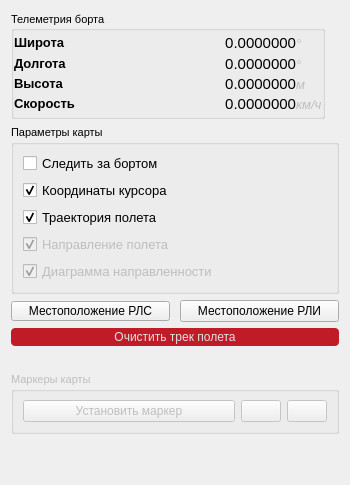
      <widget class="QWidget" name="mapTab">
       <property name="minimumSize">
        <size>
         <width>350</width>
         <height>0</height>
        </size>
       </property>
       <attribute name="title">
        <string>Map</string>
       </attribute>
       <layout class="QGridLayout" name="gridLayout_4">
        <item row="2" column="0">
         <widget class="QGroupBox" name="checkersGBox">
          <property name="sizePolicy">
           <sizepolicy hsizetype="Expanding" vsizetype="Preferred">
            <horstretch>0</horstretch>
            <verstretch>0</verstretch>
           </sizepolicy>
          </property>
          <property name="font">
           <font>
            <family>Ubuntu</family>
            <pointsize>8</pointsize>
           </font>
          </property>
          <property name="title">
           <string>Параметры карты</string>
          </property>
          <property name="flat">
           <bool>true</bool>
          </property>
          <layout class="QVBoxLayout" name="verticalLayout">
           <item>
            <widget class="QCheckBox" name="checkBox">
             <property name="font">
              <font>
               <family>Ubuntu</family>
               <pointsize>10</pointsize>
              </font>
             </property>
             <property name="text">
              <string>Следить за бортом</string>
             </property>
             <property name="icon">
              <iconset resource="images.qrc">
               <normaloff>:/ui-resources/planeSmall.png</normaloff>:/ui-resources/planeSmall.png</iconset>
             </property>
            </widget>
           </item>
           <item>
            <widget class="QCheckBox" name="checkBox_drawTooltip">
             <property name="font">
              <font>
               <family>Ubuntu</family>
               <pointsize>10</pointsize>
              </font>
             </property>
             <property name="text">
              <string>Координаты курсора</string>
             </property>
             <property name="icon">
              <iconset resource="images.qrc">
               <normaloff>:/ui-resources/gps (1).png</normaloff>:/ui-resources/gps (1).png</iconset>
             </property>
             <property name="checked">
              <bool>true</bool>
             </property>
            </widget>
           </item>
           <item>
            <widget class="QCheckBox" name="checkBox_drawTrack">
             <property name="enabled">
              <bool>true</bool>
             </property>
             <property name="font">
              <font>
               <family>Ubuntu</family>
               <pointsize>10</pointsize>
              </font>
             </property>
             <property name="text">
              <string>Траектория полета</string>
             </property>
             <property name="icon">
              <iconset resource="images.qrc">
               <normaloff>:/ui-resources/route.png</normaloff>:/ui-resources/route.png</iconset>
             </property>
             <property name="checkable">
              <bool>true</bool>
             </property>
             <property name="checked">
              <bool>true</bool>
             </property>
             <property name="tristate">
              <bool>false</bool>
             </property>
            </widget>
           </item>
           <item>
            <widget class="QCheckBox" name="checkBox_drawPredict">
             <property name="enabled">
              <bool>false</bool>
             </property>
             <property name="font">
              <font>
               <family>Ubuntu</family>
               <pointsize>10</pointsize>
              </font>
             </property>
             <property name="text">
              <string>Направление полета</string>
             </property>
             <property name="icon">
              <iconset resource="images.qrc">
               <normaloff>:/ui-resources/path.png</normaloff>:/ui-resources/path.png</iconset>
             </property>
             <property name="checked">
              <bool>true</bool>
             </property>
            </widget>
           </item>
           <item>
            <widget class="QCheckBox" name="checkBox_drawDiagram">
             <property name="enabled">
              <bool>false</bool>
             </property>
             <property name="font">
              <font>
               <family>Ubuntu</family>
               <pointsize>10</pointsize>
              </font>
             </property>
             <property name="text">
              <string>Диаграмма направленности</string>
             </property>
             <property name="icon">
              <iconset resource="images.qrc">
               <normaloff>:/ui-resources/radar.png</normaloff>:/ui-resources/radar.png</iconset>
             </property>
             <property name="checked">
              <bool>true</bool>
             </property>
            </widget>
           </item>
          </layout>
         </widget>
        </item>
        <item row="7" column="0">
         <spacer name="verticalSpacer">
          <property name="orientation">
           <enum>Qt::Vertical</enum>
          </property>
          <property name="sizeHint" stdset="0">
           <size>
            <width>20</width>
            <height>40</height>
           </size>
          </property>
         </spacer>
        </item>
        <item row="3" column="0">
         <widget class="QFrame" name="frame">
          <property name="frameShape">
           <enum>QFrame::NoFrame</enum>
          </property>
          <property name="frameShadow">
           <enum>QFrame::Raised</enum>
          </property>
          <layout class="QGridLayout" name="gridLayout_7">
           <property name="leftMargin">
            <number>0</number>
           </property>
           <property name="topMargin">
            <number>0</number>
           </property>
           <property name="rightMargin">
            <number>0</number>
           </property>
           <property name="bottomMargin">
            <number>0</number>
           </property>
           <property name="horizontalSpacing">
            <number>10</number>
           </property>
           <property name="verticalSpacing">
            <number>0</number>
           </property>
           <item row="0" column="0">
            <widget class="QPushButton" name="pushButton_panGPS">
             <property name="maximumSize">
              <size>
               <width>16777215</width>
               <height>20</height>
              </size>
             </property>
             <property name="font">
              <font>
               <family>Ubuntu</family>
               <pointsize>9</pointsize>
              </font>
             </property>
             <property name="text">
              <string>Местоположение РЛС</string>
             </property>
             <property name="icon">
              <iconset resource="images.qrc">
               <normaloff>:/ui-resources/gps.png</normaloff>:/ui-resources/gps.png</iconset>
             </property>
             <property name="iconSize">
              <size>
               <width>16</width>
               <height>16</height>
              </size>
             </property>
             <property name="flat">
              <bool>false</bool>
             </property>
            </widget>
           </item>
           <item row="0" column="1">
            <widget class="QPushButton" name="pushButton_panImage">
             <property name="font">
              <font>
               <family>Ubuntu</family>
               <pointsize>9</pointsize>
              </font>
             </property>
             <property name="text">
              <string>Местоположение РЛИ</string>
             </property>
             <property name="icon">
              <iconset resource="images.qrc">
               <normaloff>:/ui-resources/photo.png</normaloff>:/ui-resources/photo.png</iconset>
             </property>
             <property name="iconSize">
              <size>
               <width>16</width>
               <height>16</height>
              </size>
             </property>
             <property name="flat">
              <bool>false</bool>
             </property>
            </widget>
           </item>
          </layout>
         </widget>
        </item>
        <item row="4" column="0">
         <widget class="QPushButton" name="pushButton_clearTrack">
          <property name="font">
           <font>
            <family>Ubuntu</family>
            <pointsize>9</pointsize>
           </font>
          </property>
          <property name="styleSheet">
           <string notr="true">QPushButton {
  background-color: rgb(192, 28, 40);
  color: #E0E1E3;
  border-radius: 4px;
  padding: 2px;
  outline: none;
  border: none;
}

QPushButton:hover {
  background-color: rgb(246, 97, 81);
  color: #E0E1E3;
}

QPushButton:pressed {
  background-color: rgb(165, 29, 45);
}

QPushButton:selected {
  background: #60798B;
  color: #E0E1E3;
}</string>
          </property>
          <property name="text">
           <string>Очистить трек полета</string>
          </property>
          <property name="icon">
           <iconset resource="images.qrc">
            <normaloff>:/ui-resources/eraser.png</normaloff>:/ui-resources/eraser.png</iconset>
          </property>
          <property name="iconSize">
           <size>
            <width>12</width>
            <height>12</height>
           </size>
          </property>
          <property name="autoDefault">
           <bool>false</bool>
          </property>
          <property name="default">
           <bool>false</bool>
          </property>
         </widget>
        </item>
        <item row="5" column="0">
         <spacer name="verticalSpacer_3">
          <property name="orientation">
           <enum>Qt::Vertical</enum>
          </property>
          <property name="sizeType">
           <enum>QSizePolicy::Fixed</enum>
          </property>
          <property name="sizeHint" stdset="0">
           <size>
            <width>20</width>
            <height>20</height>
           </size>
          </property>
         </spacer>
        </item>
        <item row="0" column="0">
         <widget class="QGroupBox" name="telemetryGBox">
          <property name="sizePolicy">
           <sizepolicy hsizetype="Expanding" vsizetype="Preferred">
            <horstretch>0</horstretch>
            <verstretch>0</verstretch>
           </sizepolicy>
          </property>
          <property name="minimumSize">
           <size>
            <width>0</width>
            <height>0</height>
           </size>
          </property>
          <property name="font">
           <font>
            <family>Ubuntu</family>
            <pointsize>8</pointsize>
           </font>
          </property>
          <property name="title">
           <string>Телеметрия борта</string>
          </property>
          <property name="alignment">
           <set>Qt::AlignLeading|Qt::AlignLeft|Qt::AlignVCenter</set>
          </property>
          <property name="flat">
           <bool>false</bool>
          </property>
          <property name="checkable">
           <bool>false</bool>
          </property>
          <layout class="QGridLayout" name="gridLayout_3" rowstretch="0,0,0,0">
           <property name="sizeConstraint">
            <enum>QLayout::SetFixedSize</enum>
           </property>
           <property name="leftMargin">
            <number>0</number>
           </property>
           <property name="topMargin">
            <number>3</number>
           </property>
           <property name="rightMargin">
            <number>0</number>
           </property>
           <property name="bottomMargin">
            <number>3</number>
           </property>
           <property name="horizontalSpacing">
            <number>0</number>
           </property>
           <property name="verticalSpacing">
            <number>2</number>
           </property>
           <item row="1" column="3">
            <widget class="QLabel" name="label_d_telemetrylonpost">
             <property name="enabled">
              <bool>false</bool>
             </property>
             <property name="sizePolicy">
              <sizepolicy hsizetype="Preferred" vsizetype="Preferred">
               <horstretch>0</horstretch>
               <verstretch>0</verstretch>
              </sizepolicy>
             </property>
             <property name="font">
              <font>
               <family>Ubuntu</family>
               <pointsize>10</pointsize>
               <italic>true</italic>
              </font>
             </property>
             <property name="lineWidth">
              <number>0</number>
             </property>
             <property name="text">
              <string>°</string>
             </property>
             <property name="margin">
              <number>0</number>
             </property>
             <property name="indent">
              <number>-1</number>
             </property>
            </widget>
           </item>
           <item row="3" column="0">
            <widget class="QLabel" name="label_d_telemetryspd">
             <property name="sizePolicy">
              <sizepolicy hsizetype="Preferred" vsizetype="Preferred">
               <horstretch>0</horstretch>
               <verstretch>0</verstretch>
              </sizepolicy>
             </property>
             <property name="font">
              <font>
               <family>Ubuntu</family>
               <pointsize>10</pointsize>
               <weight>75</weight>
               <bold>true</bold>
              </font>
             </property>
             <property name="text">
              <string>Скорость</string>
             </property>
             <property name="textFormat">
              <enum>Qt::RichText</enum>
             </property>
            </widget>
           </item>
           <item row="1" column="2">
            <widget class="QLabel" name="label_c_telemetrylon">
             <property name="sizePolicy">
              <sizepolicy hsizetype="Preferred" vsizetype="Preferred">
               <horstretch>0</horstretch>
               <verstretch>0</verstretch>
              </sizepolicy>
             </property>
             <property name="font">
              <font>
               <family>Ubuntu</family>
               <pointsize>11</pointsize>
              </font>
             </property>
             <property name="text">
              <string>0.0000000</string>
             </property>
             <property name="textFormat">
              <enum>Qt::RichText</enum>
             </property>
             <property name="alignment">
              <set>Qt::AlignRight|Qt::AlignTrailing|Qt::AlignVCenter</set>
             </property>
             <property name="textInteractionFlags">
              <set>Qt::LinksAccessibleByMouse|Qt::TextSelectableByMouse</set>
             </property>
            </widget>
           </item>
           <item row="3" column="3">
            <widget class="QLabel" name="label_d_telemetryspdpost">
             <property name="enabled">
              <bool>false</bool>
             </property>
             <property name="sizePolicy">
              <sizepolicy hsizetype="Preferred" vsizetype="Preferred">
               <horstretch>0</horstretch>
               <verstretch>0</verstretch>
              </sizepolicy>
             </property>
             <property name="maximumSize">
              <size>
               <width>1677</width>
               <height>16777215</height>
              </size>
             </property>
             <property name="font">
              <font>
               <family>Ubuntu</family>
               <pointsize>10</pointsize>
               <italic>true</italic>
              </font>
             </property>
             <property name="lineWidth">
              <number>0</number>
             </property>
             <property name="text">
              <string>км/ч</string>
             </property>
             <property name="margin">
              <number>0</number>
             </property>
             <property name="indent">
              <number>-1</number>
             </property>
            </widget>
           </item>
           <item row="0" column="2">
            <widget class="QLabel" name="label_c_telemetrylat">
             <property name="sizePolicy">
              <sizepolicy hsizetype="Preferred" vsizetype="Preferred">
               <horstretch>0</horstretch>
               <verstretch>0</verstretch>
              </sizepolicy>
             </property>
             <property name="font">
              <font>
               <family>Ubuntu</family>
               <pointsize>11</pointsize>
              </font>
             </property>
             <property name="text">
              <string>0.0000000</string>
             </property>
             <property name="textFormat">
              <enum>Qt::RichText</enum>
             </property>
             <property name="alignment">
              <set>Qt::AlignRight|Qt::AlignTrailing|Qt::AlignVCenter</set>
             </property>
             <property name="textInteractionFlags">
              <set>Qt::LinksAccessibleByMouse|Qt::TextSelectableByMouse</set>
             </property>
            </widget>
           </item>
           <item row="1" column="0">
            <widget class="QLabel" name="label_d_telemetrylon">
             <property name="sizePolicy">
              <sizepolicy hsizetype="Preferred" vsizetype="Preferred">
               <horstretch>0</horstretch>
               <verstretch>0</verstretch>
              </sizepolicy>
             </property>
             <property name="font">
              <font>
               <family>Ubuntu</family>
               <pointsize>10</pointsize>
               <weight>75</weight>
               <bold>true</bold>
              </font>
             </property>
             <property name="text">
              <string>Долгота</string>
             </property>
             <property name="textFormat">
              <enum>Qt::RichText</enum>
             </property>
            </widget>
           </item>
           <item row="0" column="3">
            <widget class="QLabel" name="label_d_telemetrylatpost">
             <property name="enabled">
              <bool>false</bool>
             </property>
             <property name="sizePolicy">
              <sizepolicy hsizetype="Preferred" vsizetype="Preferred">
               <horstretch>0</horstretch>
               <verstretch>0</verstretch>
              </sizepolicy>
             </property>
             <property name="font">
              <font>
               <family>Ubuntu</family>
               <pointsize>10</pointsize>
               <italic>true</italic>
              </font>
             </property>
             <property name="lineWidth">
              <number>0</number>
             </property>
             <property name="text">
              <string>°</string>
             </property>
             <property name="margin">
              <number>0</number>
             </property>
             <property name="indent">
              <number>-1</number>
             </property>
            </widget>
           </item>
           <item row="0" column="0">
            <widget class="QLabel" name="label_d_telemetrylat">
             <property name="sizePolicy">
              <sizepolicy hsizetype="Preferred" vsizetype="Preferred">
               <horstretch>0</horstretch>
               <verstretch>0</verstretch>
              </sizepolicy>
             </property>
             <property name="font">
              <font>
               <family>Ubuntu</family>
               <pointsize>10</pointsize>
               <weight>75</weight>
               <bold>true</bold>
              </font>
             </property>
             <property name="text">
              <string>Широта</string>
             </property>
             <property name="textFormat">
              <enum>Qt::RichText</enum>
             </property>
            </widget>
           </item>
           <item row="3" column="2">
            <widget class="QLabel" name="label_c_telemetryspd">
             <property name="sizePolicy">
              <sizepolicy hsizetype="Preferred" vsizetype="Preferred">
               <horstretch>0</horstretch>
               <verstretch>0</verstretch>
              </sizepolicy>
             </property>
             <property name="font">
              <font>
               <family>Ubuntu</family>
               <pointsize>11</pointsize>
              </font>
             </property>
             <property name="text">
              <string>0.0000000</string>
             </property>
             <property name="textFormat">
              <enum>Qt::RichText</enum>
             </property>
             <property name="alignment">
              <set>Qt::AlignRight|Qt::AlignTrailing|Qt::AlignVCenter</set>
             </property>
             <property name="textInteractionFlags">
              <set>Qt::LinksAccessibleByMouse|Qt::TextSelectableByMouse</set>
             </property>
            </widget>
           </item>
           <item row="0" column="1">
            <spacer name="horizontalSpacer_2">
             <property name="orientation">
              <enum>Qt::Horizontal</enum>
             </property>
             <property name="sizeHint" stdset="0">
              <size>
               <width>150</width>
               <height>20</height>
              </size>
             </property>
            </spacer>
           </item>
           <item row="3" column="1">
            <spacer name="horizontalSpacer">
             <property name="orientation">
              <enum>Qt::Horizontal</enum>
             </property>
             <property name="sizeType">
              <enum>QSizePolicy::Fixed</enum>
             </property>
             <property name="sizeHint" stdset="0">
              <size>
               <width>0</width>
               <height>1</height>
              </size>
             </property>
            </spacer>
           </item>
           <item row="2" column="0">
            <widget class="QLabel" name="label_d_telemetryelv">
             <property name="sizePolicy">
              <sizepolicy hsizetype="Preferred" vsizetype="Preferred">
               <horstretch>0</horstretch>
               <verstretch>0</verstretch>
              </sizepolicy>
             </property>
             <property name="font">
              <font>
               <family>Ubuntu</family>
               <pointsize>10</pointsize>
               <weight>75</weight>
               <bold>true</bold>
              </font>
             </property>
             <property name="text">
              <string>Высота</string>
             </property>
             <property name="textFormat">
              <enum>Qt::RichText</enum>
             </property>
            </widget>
           </item>
           <item row="2" column="2">
            <widget class="QLabel" name="label_c_telemetryelv">
             <property name="sizePolicy">
              <sizepolicy hsizetype="Preferred" vsizetype="Preferred">
               <horstretch>0</horstretch>
               <verstretch>0</verstretch>
              </sizepolicy>
             </property>
             <property name="font">
              <font>
               <family>Ubuntu</family>
               <pointsize>11</pointsize>
              </font>
             </property>
             <property name="text">
              <string>0.0000000</string>
             </property>
             <property name="textFormat">
              <enum>Qt::RichText</enum>
             </property>
             <property name="alignment">
              <set>Qt::AlignRight|Qt::AlignTrailing|Qt::AlignVCenter</set>
             </property>
             <property name="textInteractionFlags">
              <set>Qt::LinksAccessibleByMouse|Qt::TextSelectableByMouse</set>
             </property>
            </widget>
           </item>
           <item row="2" column="3">
            <widget class="QLabel" name="label_d_telemetryelvpost">
             <property name="enabled">
              <bool>false</bool>
             </property>
             <property name="sizePolicy">
              <sizepolicy hsizetype="Preferred" vsizetype="Preferred">
               <horstretch>0</horstretch>
               <verstretch>0</verstretch>
              </sizepolicy>
             </property>
             <property name="maximumSize">
              <size>
               <width>16777</width>
               <height>16777215</height>
              </size>
             </property>
             <property name="font">
              <font>
               <family>Ubuntu</family>
               <pointsize>10</pointsize>
               <italic>true</italic>
              </font>
             </property>
             <property name="lineWidth">
              <number>0</number>
             </property>
             <property name="text">
              <string>м</string>
             </property>
             <property name="margin">
              <number>0</number>
             </property>
             <property name="indent">
              <number>-1</number>
             </property>
            </widget>
           </item>
          </layout>
         </widget>
        </item>
        <item row="6" column="0">
         <widget class="QGroupBox" name="markersGBox">
          <property name="enabled">
           <bool>false</bool>
          </property>
          <property name="font">
           <font>
            <family>Ubuntu</family>
            <pointsize>8</pointsize>
           </font>
          </property>
          <property name="title">
           <string>Маркеры карты</string>
          </property>
          <layout class="QHBoxLayout" name="horizontalLayout">
           <item>
            <widget class="QPushButton" name="pushButton_placeMarker">
             <property name="enabled">
              <bool>false</bool>
             </property>
             <property name="font">
              <font>
               <family>Ubuntu</family>
               <pointsize>9</pointsize>
              </font>
             </property>
             <property name="text">
              <string>Установить маркер</string>
             </property>
             <property name="icon">
              <iconset resource="images.qrc">
               <normaloff>:/ui-resources/add_marker.png</normaloff>:/ui-resources/add_marker.png</iconset>
             </property>
            </widget>
           </item>
           <item>
            <widget class="QPushButton" name="pushButton_saveMarkers">
             <property name="sizePolicy">
              <sizepolicy hsizetype="Fixed" vsizetype="Fixed">
               <horstretch>0</horstretch>
               <verstretch>0</verstretch>
              </sizepolicy>
             </property>
             <property name="font">
              <font>
               <family>Ubuntu</family>
               <pointsize>9</pointsize>
              </font>
             </property>
             <property name="text">
              <string/>
             </property>
             <property name="icon">
              <iconset resource="images.qrc">
               <normaloff>:/ui-resources/diskette.png</normaloff>:/ui-resources/diskette.png</iconset>
             </property>
            </widget>
           </item>
           <item>
            <widget class="QPushButton" name="pushButton_loadMarkers">
             <property name="sizePolicy">
              <sizepolicy hsizetype="Fixed" vsizetype="Fixed">
               <horstretch>0</horstretch>
               <verstretch>0</verstretch>
              </sizepolicy>
             </property>
             <property name="font">
              <font>
               <family>Ubuntu</family>
               <pointsize>9</pointsize>
              </font>
             </property>
             <property name="text">
              <string/>
             </property>
             <property name="icon">
              <iconset resource="images.qrc">
               <normaloff>:/ui-resources/download.png</normaloff>:/ui-resources/download.png</iconset>
             </property>
            </widget>
           </item>
          </layout>
         </widget>
        </item>
       </layout>
      </widget>
